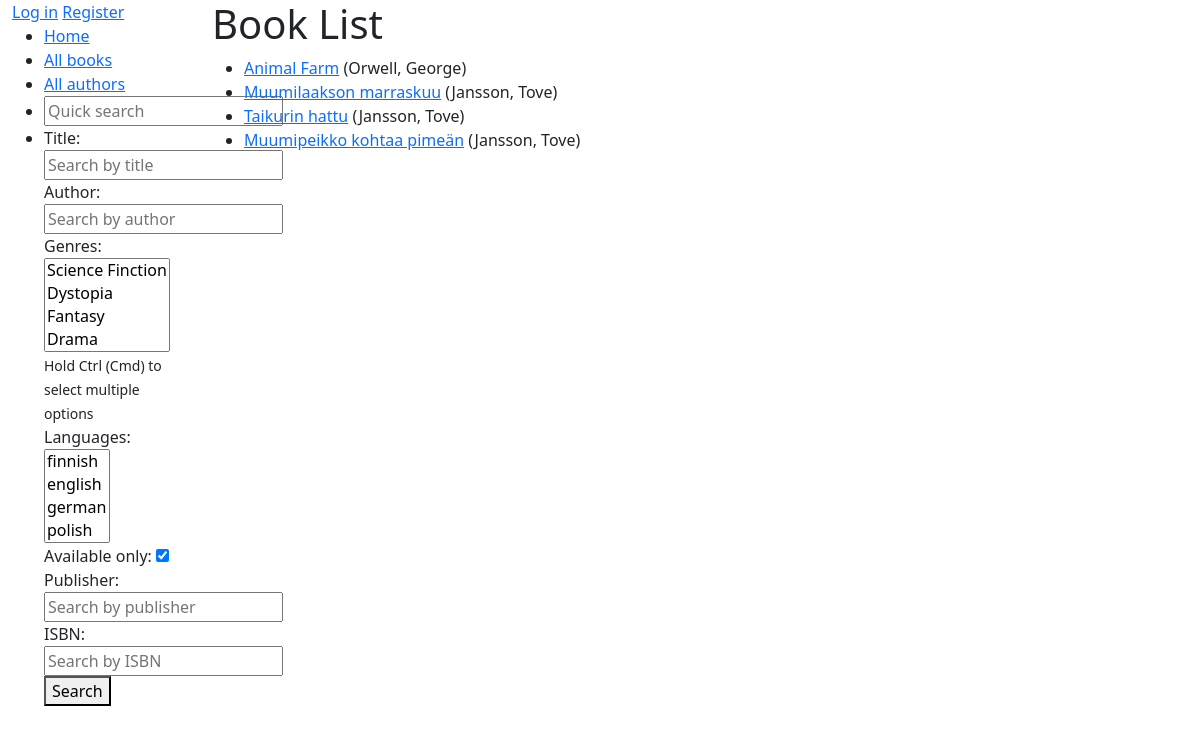
The page /books/ on the database as committed earlier.
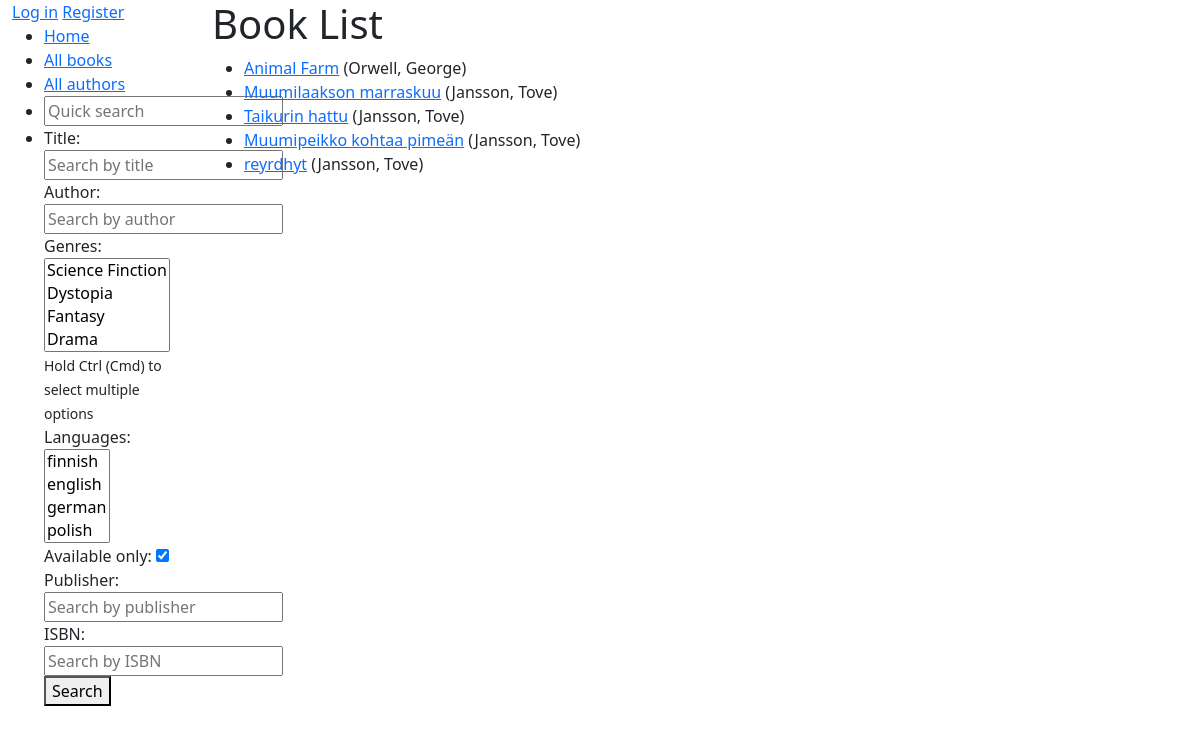
The same page on the database as committed later.
### catalog/models.py (models this page shows, shortened)
class Book(models.Model):
    title = models.CharField(max_length=200)
    author = models.ForeignKey("Author", on_delete=models.RESTRICT, null=True)  # todo: handle > 1 authors
    summary = models.TextField(max_length=1000, help_text="Enter a brief description of the book.")
    isbn = models.CharField("ISBN",
                            max_length=13,
                            unique=True,
                            validators=[
                                RegexValidator(
                                    regex=r"^\d{10}(\d{3})?$",  # Matches ISBN-10 or ISBN-13
                                )
                            ])
    genre = models.ManyToManyField("Genre")  # fix: can select only 1
    language = models.ForeignKey("Language", on_delete=models.SET_NULL, null=True)  # todo: support multiple langs
    def get_absolute_url(self):
        return reverse("book-detail", args=[str(self.id)])
    def display_genre(self):
        """Display genre in admin"""
        return ", ".join(genre.name for genre in self.genre.all()[:3])
    display_genre.short_description = "Genre"

class Author(models.Model):
    first_name = models.CharField(max_length=50)
    last_name = models.CharField(max_length=50)
    date_of_birth = models.DateField(blank=True, null=True)
    date_of_death = models.DateField(blank=True, null=True)
    def __str__(self):
        return f"{self.last_name}, {self.first_name}"
    class Meta:
        ordering = ["last_name", "first_name"]

### catalog/views.py (the view)
# urls.py: path("books/", views.BookListView.as_view(), name="books"),
class BookListView(ListView):
    model = Book
    paginate_by = 10

### catalog/templates/catalog/book_list.html
{% extends "catalog/layout.html" %}
{% block content %}
    <h1>Book List</h1>
    <ul>
        {% for book in book_list %}
            <li>
                <a href="{{ book.get_absolute_url }}">{{ book.title }}</a>
                ({{ book.author }})
            </li>
        {% empty %}
            <p>There are no books in the library.</p>
        {% endfor %}
    </ul>
{% endblock content %}

Rows that differ between the two databases and show on the page:
added Book: title "reyrdhyt", author "Jansson, Tove"
